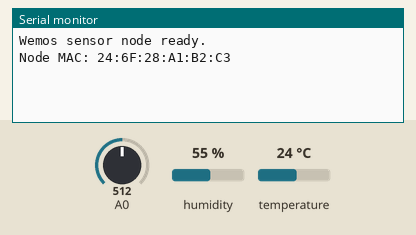
This sketch was run on a simulated ESP8266 (Wemos D1 mini). On the bench: the last lines printed to the serial monitor. The inputs (shaded band) are chosen by the test bench; at power-on: humidity 55 %, A0 = 512, temperature 24 °C.

Above: at 1.4 s.
1.5 s: humidity set to 22 %
At 10.5 s:
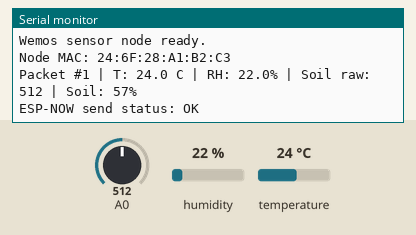
16.3 s: A0 set to 716
At 20.5 s:
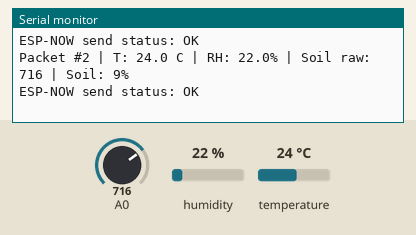
31.1 s: temperature set to 12 °C
At 40.5 s:
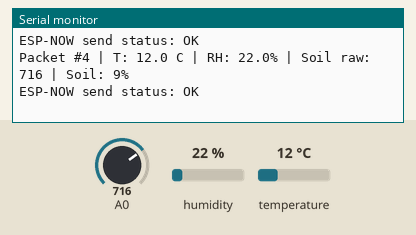
45.9 s: A0 set to 900
At 50.5 s:
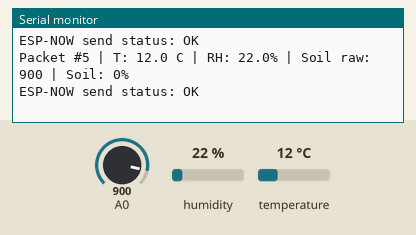
60.7 s: humidity set to 40 %
At 70.5 s:
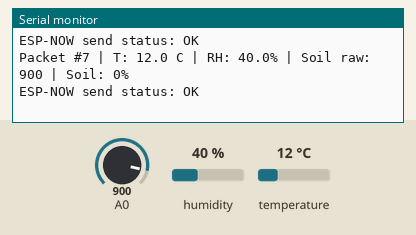
Timing chart, 0 to 72.0 s (numbered marks = the images above; inputs shaded):
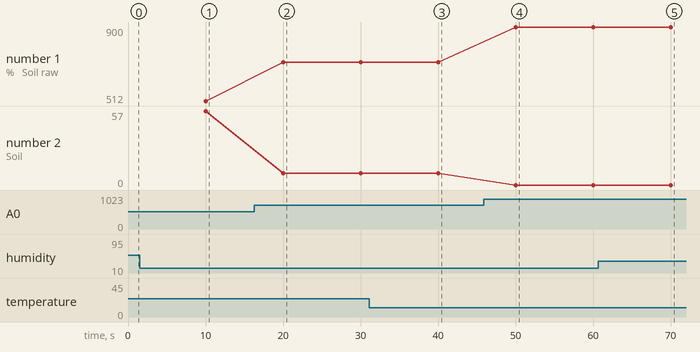

Measured:
- after the input at 1.5 s, the serial monitor: prints a new line after 8.5 s (image 1)
- after the input at 16.3 s, the serial monitor: prints a new line after 3.7 s (image 2)
- after the input at 31.1 s, the serial monitor: prints a new line after 8.9 s (image 3)
- after the input at 45.9 s, the serial monitor: prints a new line after 4.1 s (image 4)
- after the input at 60.7 s, the serial monitor: prints a new line after 9.3 s (image 5)
- plotted number 1: 512 → 716 after the input at 16.3 s, 716 → 900 after the input at 45.9 s
- plotted number 2: 57 → 9 after the input at 16.3 s, 9 → 0 after the input at 45.9 s

The sketch:

wemos_sensor_node.ino
```cpp
/*
  Wemos sensor node: DHT + capacitive soil moisture sensor.

  Board      : Wemos D1 mini / ESP8266
  DHT pin    : D2 / GPIO4
  Soil pin   : A0
  Transport  : ESP-NOW broadcast to gateway

  Libraries:
  - DHT sensor library by Adafruit
  - Adafruit Unified Sensor
*/

#include <Arduino.h>
#include <ESP8266WiFi.h>
#include <DHT.h>

extern "C" {
  #include <espnow.h>
  #include <user_interface.h>
}

#ifndef D2
#define D2 4
#endif

const uint8_t DHT_PIN = D2;
const uint8_t DHT_TYPE = DHT22;        // Change to DHT11 if you use DHT11.
const uint8_t WSN_CHANNEL = 6;         // Must match gateway/router WiFi channel.
const unsigned long SEND_INTERVAL_MS = 10000;

// Calibrate these after reading Serial Monitor values in dry and wet soil.
const int SOIL_DRY_RAW = 760;
const int SOIL_WET_RAW = 330;

// Broadcast is easiest for one-way sensor-to-gateway WSN.
uint8_t gatewayMac[] = {0xFF, 0xFF, 0xFF, 0xFF, 0xFF, 0xFF};

DHT dht(DHT_PIN, DHT_TYPE);
unsigned long lastSendAt = 0;
uint32_t packetId = 0;

struct SensorPacket {
  uint32_t magic;
  uint8_t version;
  uint32_t packetId;
  char nodeId[16];
  float temperatureC;
  float humidityPercent;
  uint16_t soilRaw;
  uint8_t soilPercent;
};

int soilPercentFromRaw(int raw) {
  int percent = map(raw, SOIL_DRY_RAW, SOIL_WET_RAW, 0, 100);
  return constrain(percent, 0, 100);
}

void onDataSent(uint8_t *macAddr, uint8_t status) {
  Serial.print(F("ESP-NOW send status: "));
  Serial.println(status == 0 ? F("OK") : F("FAILED"));
}

void setupEspNow() {
  WiFi.mode(WIFI_STA);
  WiFi.disconnect();
  wifi_set_channel(WSN_CHANNEL);

  if (esp_now_init() != 0) {
    Serial.println(F("ESP-NOW init failed. Restarting..."));
    delay(1000);
    ESP.restart();
  }

  esp_now_set_self_role(ESP_NOW_ROLE_CONTROLLER);
  esp_now_register_send_cb(onDataSent);

  if (esp_now_add_peer(gatewayMac, ESP_NOW_ROLE_SLAVE, WSN_CHANNEL, NULL, 0) != 0) {
    Serial.println(F("Failed to add ESP-NOW gateway peer."));
  }
}

void sendSensorPacket() {
  float temperature = dht.readTemperature();
  float humidity = dht.readHumidity();
  int soilRaw = analogRead(A0);
  int soilPercent = soilPercentFromRaw(soilRaw);

  if (isnan(temperature) || isnan(humidity)) {
    Serial.println(F("DHT read failed, packet skipped."));
    return;
  }

  SensorPacket packet = {};
  packet.magic = 0x4D454B41; // "MEKA"
  packet.version = 1;
  packet.packetId = ++packetId;
  strncpy(packet.nodeId, "node-01", sizeof(packet.nodeId) - 1);
  packet.temperatureC = temperature;
  packet.humidityPercent = humidity;
  packet.soilRaw = soilRaw;
  packet.soilPercent = soilPercent;

  Serial.print(F("Packet #"));
  Serial.print(packet.packetId);
  Serial.print(F(" | T: "));
  Serial.print(packet.temperatureC, 1);
  Serial.print(F(" C | RH: "));
  Serial.print(packet.humidityPercent, 1);
  Serial.print(F("% | Soil raw: "));
  Serial.print(packet.soilRaw);
  Serial.print(F(" | Soil: "));
  Serial.print(packet.soilPercent);
  Serial.println(F("%"));

  esp_now_send(gatewayMac, reinterpret_cast<uint8_t *>(&packet), sizeof(packet));
}

void setup() {
  Serial.begin(115200);
  delay(200);

  dht.begin();
  setupEspNow();

  Serial.println(F("Wemos sensor node ready."));
  Serial.print(F("Node MAC: "));
  Serial.println(WiFi.macAddress());
}

void loop() {
  unsigned long now = millis();
  if (now - lastSendAt >= SEND_INTERVAL_MS) {
    lastSendAt = now;
    sendSensorPacket();
  }
}
```
